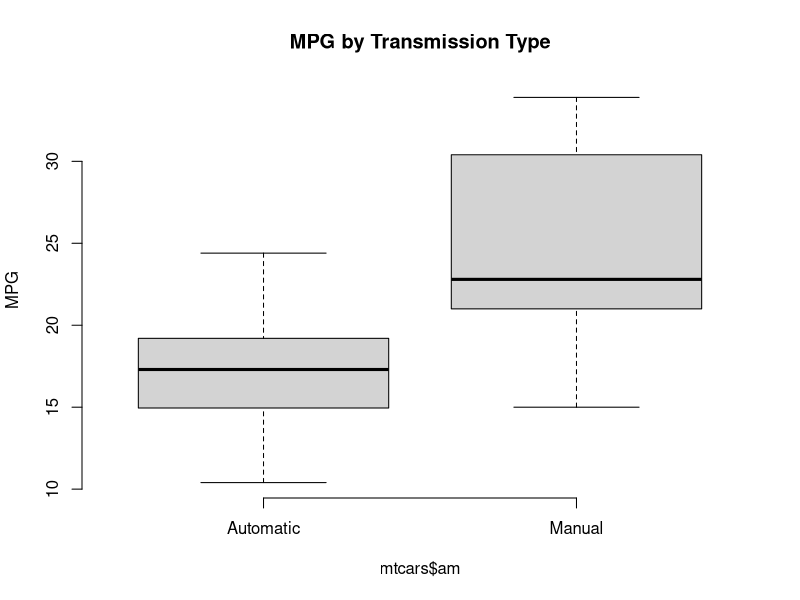
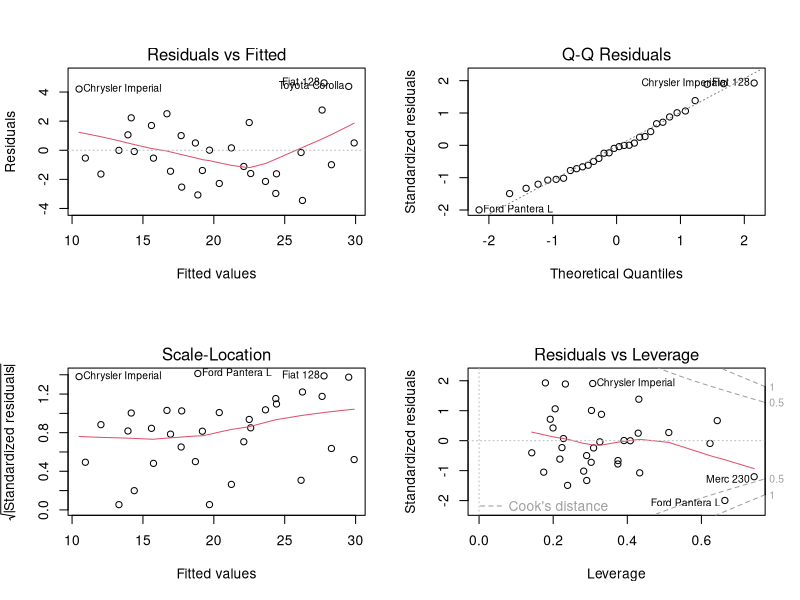

Here is the R script that generated these plots, in order:
## ---- chunk 1
data(mtcars)
data<- mtcars
## ---- chunk 2
lm1<- lm(mpg ~ ., data=mtcars)
lm2<- lm(mpg ~ am, data=mtcars)
summary(lm1)$coefficients
a<- mtcars$am==0
m<- mtcars$am==1
ma<-mean(mtcars$mpg[a])
mm<-mean(mtcars$mpg[m])
mm-ma
## ---- chunk 3
summary(lm2)$coefficients
## ---- chunk 4
boxplot(mtcars$mpg ~ mtcars$am, axes=F, ylab= "MPG", main= "MPG by Transmission Type" )
axis(side= 1, at= c(1,2), labels= c("Automatic", "Manual"))
axis(2)
## ---- chunk 5
par(mfrow=c(2,2))
plot(lm1)
